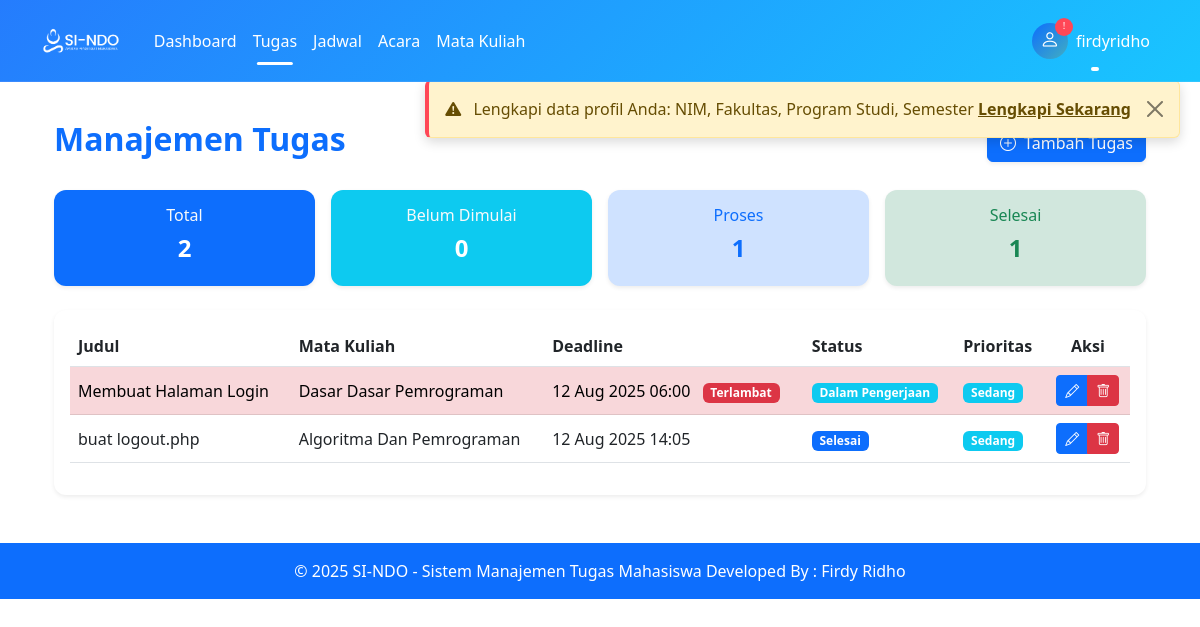
/pages/tugas/index.php (signed in), run on an earlier commit of the app's database.
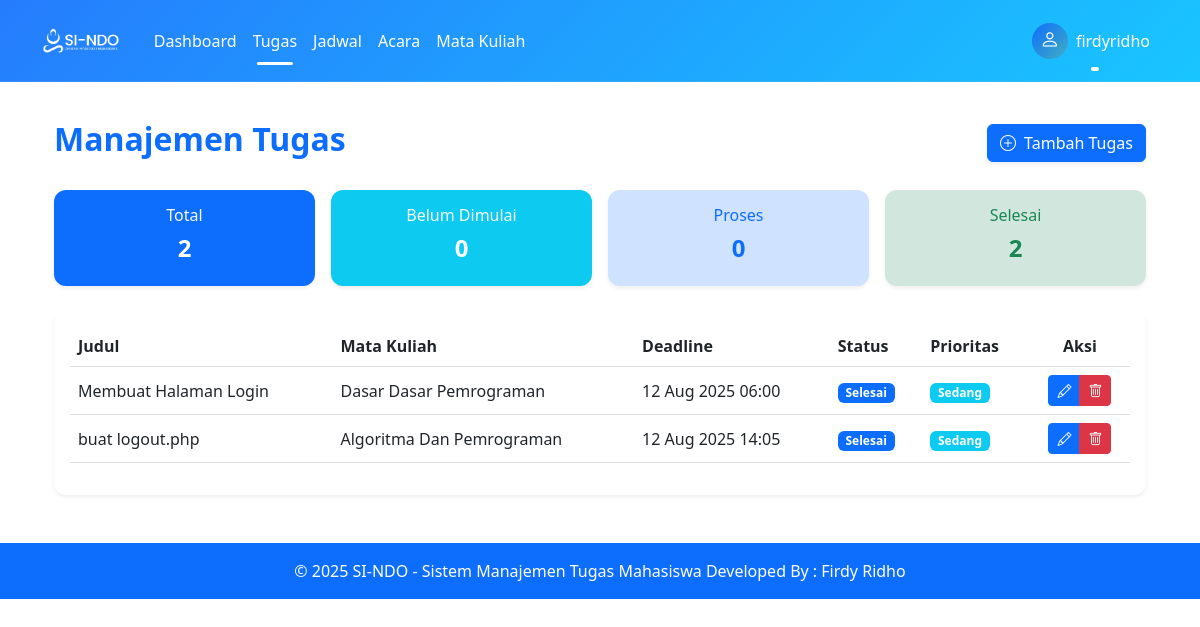
And on a later commit of the database.
### tables this page shows
CREATE TABLE `tugas` (
  `id` int(11) NOT NULL,
  `judul` varchar(100) NOT NULL,
  `deskripsi` text DEFAULT NULL,
  `mk_id` int(11) NOT NULL,
  `deadline` datetime NOT NULL,
  `status` enum('Belum Dimulai','Dalam Pengerjaan','Selesai') DEFAULT 'Belum Dimulai',
  `prioritas` enum('Rendah','Sedang','Tinggi') DEFAULT 'Sedang',
  `user_id` int(11) NOT NULL,
  `created_at` timestamp NOT NULL DEFAULT current_timestamp()
);

CREATE TABLE `mata_kuliah` (
  `id` int(11) NOT NULL,
  `kode_mk` varchar(20) NOT NULL,
  `nama_mk` varchar(100) NOT NULL,
  `sks` int(11) NOT NULL,
  `dosen` varchar(100) NOT NULL,
  `ruangan` varchar(20) DEFAULT NULL,
  `user_id` int(11) NOT NULL
);

### includes/auth.php (called while the page is built, shortened)
<?php
function isLoggedIn() {
    return isset($_SESSION['user_id']);
}
?>

### pages/tugas/index.php (the view, shortened to what the changed rows need)
<?php
require_once '../../config/database.php';
require_once '../../includes/auth.php';
$stmt = $pdo->prepare("SELECT t.*, mk.nama_mk
                      FROM tugas t
                      LEFT JOIN mata_kuliah mk ON t.mk_id = mk.id
                      WHERE t.user_id = ?
                      ORDER BY t.deadline ASC");
$stmt->execute([$_SESSION['user_id']]);
$tugas = $stmt->fetchAll(PDO::FETCH_ASSOC);
$status_counts = [
    'Belum Dimulai' => 0,
    'Dalam Pengerjaan' => 0,
    'Selesai' => 0
];
foreach ($tugas as $t) {
    $status_counts[$t['status']]++;
}
?>
<?php include '../../includes/header.php'; ?>
<div class="container mt-4">
    <div class="d-flex flex-wrap justify-content-between align-items-center mb-4">
        <h2 class="fw-bold mb-2 text-primary">Manajemen Tugas</h2>
    </div>
    <div class="row g-3 mb-4">
        <div class="col-6 col-md-3">
            <div class="card text-center shadow-sm border-0 bg-primary-subtle">
                <div class="card-body">
                    <h6 class="text-primary">Proses</h6>
                    <h4 class="fw-bold text-primary"><?= $status_counts['Dalam Pengerjaan'] ?></h4>
                </div>
            </div>
        </div>
        <div class="col-6 col-md-3">
            <div class="card text-center shadow-sm border-0 bg-success-subtle">
                <div class="card-body">
                    <h6 class="text-success">Selesai</h6>
                    <h4 class="fw-bold text-success"><?= $status_counts['Selesai'] ?></h4>
                </div>
            </div>
        </div>
    </div>
    <div class="card shadow-sm border-0">
        <div class="card-body">
            <div class="table-responsive">
                <table class="table table-hover align-middle">
                    <thead style="background-color:#0d6efd; color:white;">
                        <tr>
                            <th>Judul</th>
                            <th>Mata Kuliah</th>
                            <th>Deadline</th>
                            <th>Status</th>
                            <th>Prioritas</th>
                            <th class="text-center">Aksi</th>
                        </tr>
                    </thead>
                    <tbody>
                        <?php if (count($tugas) > 0): ?>
                            <?php foreach ($tugas as $t): ?>
                                <tr class="<?= strtotime($t['deadline']) < time() && $t['status'] != 'Selesai' ? 'table-danger' : '' ?>">
                                    <td><?= htmlspecialchars($t['judul']) ?></td>
                                    <td><?= $t['nama_mk'] ? htmlspecialchars($t['nama_mk']) : '-' ?></td>
                                    <td>
                                        <?= date('d M Y H:i', strtotime($t['deadline'])) ?>
                                        <?php if (strtotime($t['deadline']) < time() && $t['status'] != 'Selesai'): ?>
                                            <span class="badge bg-danger ms-2">Terlambat</span>
                                        <?php endif; ?>
                                    </td>
                                    <td>
                                        <span class="badge bg-<?=
                                            $t['status'] == 'Selesai' ? 'primary' :
                                            ($t['status'] == 'Dalam Pengerjaan' ? 'info' : 'secondary')
                                        ?>">
                                            <?= $t['status'] ?>
                                        </span>
                                    </td>
                                    <td>
                                        <span class="badge bg-<?=
                                            $t['prioritas'] == 'Tinggi' ? 'primary' :
                                            ($t['prioritas'] == 'Sedang' ? 'info' : 'secondary')
                                        ?>">
                                            <?= $t['prioritas'] ?>
                                        </span>
                                    </td>
                                    <td class="text-center">
                                        <div class="btn-group">
                                            <a href="edit.php?id=<?= $t['id'] ?>" class="btn btn-sm btn-primary">
                                                <i class="bi bi-pencil"></i>
                                            </a>
                                            <a href="hapus.php?id=<?= $t['id'] ?>" class="btn btn-sm btn-danger" onclick="return confirm('Yakin hapus tugas ini?')">
                                                <i class="bi bi-trash"></i>
                                            </a>
                                        </div>
                                    </td>
                                </tr>
                            <?php endforeach; ?>
                        <?php else: ?>
                            <tr>
                                <td colspan="6" class="text-center text-muted py-4">Tidak ada tugas</td>
                            </tr>
                        <?php endif; ?>
                    </tbody>
                </table>
            </div>
        </div>
    </div>
</div>
<?php include '../../includes/footer.php'; ?>

### includes/header.php (shortened to what the changed rows need)
<?php
$profile_complete = true;
$profile_message = '';
$missing_fields = [];
if (isLoggedIn()) {
    $user = getUserData($pdo, $_SESSION['user_id']);
    $required_fields = [
        'nim' => 'NIM',
        'fakultas' => 'Fakultas',
        'prodi' => 'Program Studi',
        'semester' => 'Semester'
    ];
    foreach ($required_fields as $field => $label) {
        if (empty($user[$field])) {
            $missing_fields[] = $label;
        }
    }
    if (!empty($missing_fields)) {
        $profile_complete = false;
        $profile_message = 'Lengkapi data profil Anda: ' . implode(', ', $missing_fields);
    }
}
?>
<!DOCTYPE html>
<html lang="en">
<head>
<link href="https://cdn.jsdelivr.net/npm/bootstrap@5.3.0/dist/css/bootstrap.min.css" rel="stylesheet" />
<link rel="stylesheet" href="https://cdn.jsdelivr.net/npm/bootstrap-icons@1.10.0/font/bootstrap-icons.css" />
</head>
<body>
<?php if (isLoggedIn() && !$profile_complete): ?>
<div class="alert alert-warning alert-dismissible fade show profile-alert" role="alert">
    <i class="bi bi-exclamation-triangle-fill me-2"></i>
    <?= $profile_message ?>
    <a href="/sindo/pages/profil/index.php" class="alert-link">Lengkapi Sekarang</a>
    <button type="button" class="btn-close" data-bs-dismiss="alert" aria-label="Close"></button>
</div>
<?php endif; ?>
<nav class="navbar navbar-expand-lg navbar-dark navbar-custom fixed-top">
    <div class="container">
        <div class="collapse navbar-collapse" id="navbarNav">
            <ul class="navbar-nav ms-auto">
                <?php if (isLoggedIn()): ?>
                    <li class="nav-item dropdown">
                        <a class="nav-link dropdown-toggle d-flex align-items-center gap-2" href="#" id="navbarDropdown" role="button" data-bs-toggle="dropdown">
                            <div class="profile-icon position-relative">
                                <i class="bi bi-person"></i>
                                <?php if (!$profile_complete): ?>
                                    <span class="profile-notification">!</span>
                                <?php endif; ?>
                            </div>
                        </a>
                    </li>
                <?php else: ?>
                    <li class="nav-item"><a class="nav-link" href="/sindo/login.php">Login</a></li>
                    <li class="nav-item"><a class="nav-link" href="/sindo/register.php">Register</a></li>
                <?php endif; ?>
            </ul>
        </div>
    </div>
</nav>
<main class="container mt-5 pt-5">

What changed in the data, as far as the page shows it:
changed tugas "Membuat Halaman Login": status "Dalam Pengerjaan" → "Selesai"; no longer shows "Terlambat"
Also different on the page:
$status_counts['Dalam Pengerjaan']: "1" → "0"
$status_counts['Selesai']: "1" → "2"
$profile_message: "Lengkapi data profil Anda: NIM, Fakultas, Program Studi, Semester" → (not shown)
text no longer shown: "Lengkapi Sekarang !"
